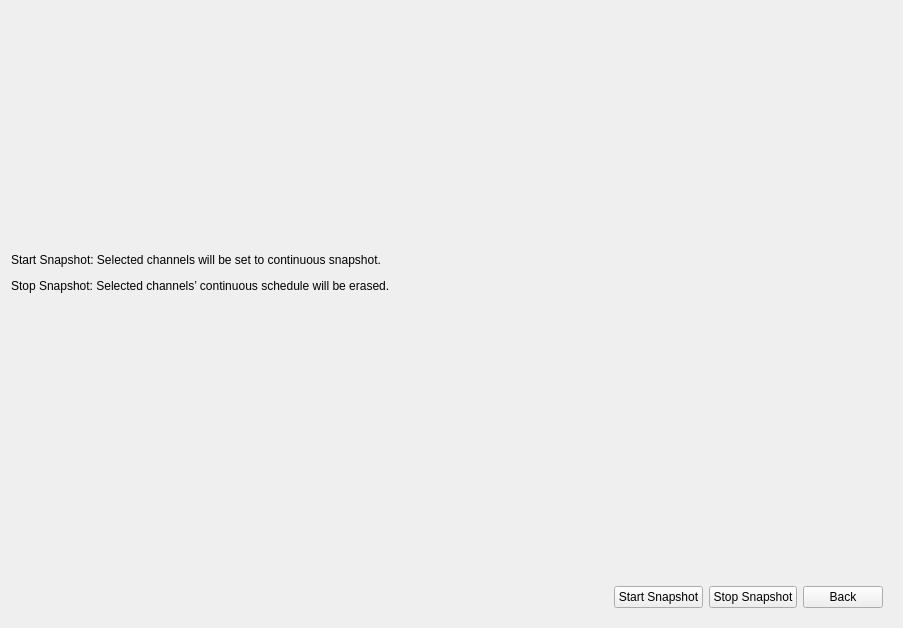
<?xml version="1.0" encoding="UTF-8"?>
<ui version="4.0">
 <class>SnapshotSchedule</class>
 <widget class="QWidget" name="SnapshotSchedule">
  <property name="geometry">
   <rect>
    <x>0</x>
    <y>0</y>
    <width>903</width>
    <height>628</height>
   </rect>
  </property>
  <property name="windowTitle">
   <string>Form</string>
  </property>
  <layout class="QVBoxLayout" name="verticalLayout_5">
   <item>
    <widget class="TabBar" name="widget_tab" native="true">
     <property name="minimumSize">
      <size>
       <width>0</width>
       <height>30</height>
      </size>
     </property>
    </widget>
   </item>
   <item>
    <widget class="QStackedWidget" name="stackedWidget">
     <property name="currentIndex">
      <number>1</number>
     </property>
     <widget class="QWidget" name="page_schedule">
      <layout class="QVBoxLayout" name="verticalLayout_3">
       <property name="leftMargin">
        <number>0</number>
       </property>
       <property name="topMargin">
        <number>0</number>
       </property>
       <item>
        <widget class="QWidget" name="widget" native="true">
         <property name="minimumSize">
          <size>
           <width>0</width>
           <height>200</height>
          </size>
         </property>
         <layout class="QGridLayout" name="gridLayout_4">
          <property name="leftMargin">
           <number>9</number>
          </property>
          <property name="topMargin">
           <number>9</number>
          </property>
          <property name="horizontalSpacing">
           <number>20</number>
          </property>
          <item row="0" column="0">
           <widget class="CommonVideo" name="widget_video" native="true">
            <property name="sizePolicy">
             <sizepolicy hsizetype="Preferred" vsizetype="Preferred">
              <horstretch>1</horstretch>
              <verstretch>0</verstretch>
             </sizepolicy>
            </property>
            <property name="maximumSize">
             <size>
              <width>16777215</width>
              <height>16777215</height>
             </size>
            </property>
           </widget>
          </item>
          <item row="0" column="1">
           <widget class="ButtonGroup" name="widget_button" native="true">
            <property name="sizePolicy">
             <sizepolicy hsizetype="Preferred" vsizetype="Preferred">
              <horstretch>2</horstretch>
              <verstretch>0</verstretch>
             </sizepolicy>
            </property>
            <property name="minimumSize">
             <size>
              <width>0</width>
              <height>0</height>
             </size>
            </property>
           </widget>
          </item>
         </layout>
        </widget>
       </item>
       <item>
        <spacer name="verticalSpacer_5">
         <property name="orientation">
          <enum>Qt::Vertical</enum>
         </property>
         <property name="sizeHint" stdset="0">
          <size>
           <width>20</width>
           <height>40</height>
          </size>
         </property>
        </spacer>
       </item>
       <item>
        <widget class="QWidget" name="widget_2" native="true">
         <property name="sizePolicy">
          <sizepolicy hsizetype="Preferred" vsizetype="Expanding">
           <horstretch>0</horstretch>
           <verstretch>0</verstretch>
          </sizepolicy>
         </property>
         <layout class="QHBoxLayout" name="horizontalLayout_4">
          <item>
           <spacer name="horizontalSpacer_2">
            <property name="orientation">
             <enum>Qt::Horizontal</enum>
            </property>
            <property name="sizeHint" stdset="0">
             <size>
              <width>40</width>
              <height>20</height>
             </size>
            </property>
           </spacer>
          </item>
          <item>
           <widget class="MsScheduleWidget" name="widget_schedule" native="true">
            <property name="minimumSize">
             <size>
              <width>300</width>
              <height>0</height>
             </size>
            </property>
           </widget>
          </item>
          <item>
           <widget class="QWidget" name="widget_type" native="true">
            <property name="minimumSize">
             <size>
              <width>0</width>
              <height>0</height>
             </size>
            </property>
            <property name="styleSheet">
             <string notr="true">QLabel
{
    background-color: transparent;
    color: #FFFFFF;
    padding: 0px;
    min-height: 0px;
}</string>
            </property>
            <layout class="QVBoxLayout" name="verticalLayout">
             <item>
              <spacer name="verticalSpacer_2">
               <property name="orientation">
                <enum>Qt::Vertical</enum>
               </property>
               <property name="sizeHint" stdset="0">
                <size>
                 <width>20</width>
                 <height>0</height>
                </size>
               </property>
              </spacer>
             </item>
             <item>
              <widget class="QWidget" name="widget_10" native="true">
               <layout class="QHBoxLayout" name="horizontalLayout_6">
                <property name="leftMargin">
                 <number>0</number>
                </property>
                <property name="topMargin">
                 <number>0</number>
                </property>
                <property name="rightMargin">
                 <number>0</number>
                </property>
                <property name="bottomMargin">
                 <number>0</number>
                </property>
                <item>
                 <widget class="QLabel" name="label_erase">
                  <property name="minimumSize">
                   <size>
                    <width>20</width>
                    <height>0</height>
                   </size>
                  </property>
                  <property name="maximumSize">
                   <size>
                    <width>20</width>
                    <height>20</height>
                   </size>
                  </property>
                  <property name="styleSheet">
                   <string notr="true">background-color: #DEDEDE;</string>
                  </property>
                  <property name="text">
                   <string/>
                  </property>
                 </widget>
                </item>
                <item>
                 <widget class="MyPushButton" name="pushButton_erase">
                  <property name="text">
                   <string>Erase</string>
                  </property>
                  <property name="checkable">
                   <bool>true</bool>
                  </property>
                 </widget>
                </item>
               </layout>
              </widget>
             </item>
             <item>
              <widget class="QWidget" name="widget_12" native="true">
               <layout class="QHBoxLayout" name="horizontalLayout_7">
                <property name="leftMargin">
                 <number>0</number>
                </property>
                <property name="topMargin">
                 <number>0</number>
                </property>
                <property name="rightMargin">
                 <number>0</number>
                </property>
                <property name="bottomMargin">
                 <number>0</number>
                </property>
                <item>
                 <widget class="QLabel" name="label_continuous">
                  <property name="minimumSize">
                   <size>
                    <width>20</width>
                    <height>0</height>
                   </size>
                  </property>
                  <property name="maximumSize">
                   <size>
                    <width>20</width>
                    <height>20</height>
                   </size>
                  </property>
                  <property name="styleSheet">
                   <string notr="true">background-color: #B8D7F4;</string>
                  </property>
                  <property name="text">
                   <string/>
                  </property>
                 </widget>
                </item>
                <item>
                 <widget class="MyPushButton" name="pushButton_continuous">
                  <property name="text">
                   <string>Continuous</string>
                  </property>
                  <property name="checkable">
                   <bool>true</bool>
                  </property>
                 </widget>
                </item>
               </layout>
              </widget>
             </item>
             <item>
              <widget class="QWidget" name="widget_11" native="true">
               <layout class="QHBoxLayout" name="horizontalLayout_10">
                <property name="leftMargin">
                 <number>0</number>
                </property>
                <property name="topMargin">
                 <number>0</number>
                </property>
                <property name="rightMargin">
                 <number>0</number>
                </property>
                <property name="bottomMargin">
                 <number>0</number>
                </property>
                <item>
                 <widget class="QLabel" name="label_event">
                  <property name="minimumSize">
                   <size>
                    <width>20</width>
                    <height>0</height>
                   </size>
                  </property>
                  <property name="maximumSize">
                   <size>
                    <width>20</width>
                    <height>20</height>
                   </size>
                  </property>
                  <property name="styleSheet">
                   <string notr="true">background-color: #D01FAD;</string>
                  </property>
                  <property name="text">
                   <string/>
                  </property>
                 </widget>
                </item>
                <item>
                 <widget class="MyPushButton" name="pushButton_event">
                  <property name="text">
                   <string>Event</string>
                  </property>
                  <property name="checkable">
                   <bool>true</bool>
                  </property>
                 </widget>
                </item>
               </layout>
              </widget>
             </item>
             <item>
              <widget class="QGroupBox" name="groupBox_event">
               <property name="minimumSize">
                <size>
                 <width>0</width>
                 <height>40</height>
                </size>
               </property>
               <property name="title">
                <string>Event</string>
               </property>
               <layout class="QGridLayout" name="gridLayout_5">
                <item row="4" column="0">
                 <widget class="QWidget" name="widget_smart" native="true">
                  <layout class="QHBoxLayout" name="horizontalLayout_2">
                   <property name="leftMargin">
                    <number>0</number>
                   </property>
                   <property name="topMargin">
                    <number>0</number>
                   </property>
                   <property name="rightMargin">
                    <number>0</number>
                   </property>
                   <property name="bottomMargin">
                    <number>0</number>
                   </property>
                   <item>
                    <widget class="QLabel" name="label_9">
                     <property name="minimumSize">
                      <size>
                       <width>20</width>
                       <height>0</height>
                      </size>
                     </property>
                     <property name="maximumSize">
                      <size>
                       <width>20</width>
                       <height>20</height>
                      </size>
                     </property>
                     <property name="styleSheet">
                      <string notr="true">background-color: #FFE793;</string>
                     </property>
                     <property name="text">
                      <string/>
                     </property>
                    </widget>
                   </item>
                   <item>
                    <widget class="MyPushButton" name="pushButton_smartAnalysis">
                     <property name="text">
                      <string>Smart Analysis</string>
                     </property>
                     <property name="checkable">
                      <bool>true</bool>
                     </property>
                    </widget>
                   </item>
                  </layout>
                 </widget>
                </item>
                <item row="3" column="0">
                 <widget class="QWidget" name="widget_14" native="true">
                  <layout class="QHBoxLayout" name="horizontalLayout_17">
                   <property name="leftMargin">
                    <number>0</number>
                   </property>
                   <property name="topMargin">
                    <number>0</number>
                   </property>
                   <property name="rightMargin">
                    <number>0</number>
                   </property>
                   <property name="bottomMargin">
                    <number>0</number>
                   </property>
                   <item>
                    <widget class="QLabel" name="label_smart">
                     <property name="minimumSize">
                      <size>
                       <width>20</width>
                       <height>0</height>
                      </size>
                     </property>
                     <property name="maximumSize">
                      <size>
                       <width>20</width>
                       <height>20</height>
                      </size>
                     </property>
                     <property name="styleSheet">
                      <string notr="true">background-color: #FCAEC8;
</string>
                     </property>
                     <property name="text">
                      <string/>
                     </property>
                    </widget>
                   </item>
                   <item>
                    <widget class="QPushButton" name="pushButton_smartEvent">
                     <property name="text">
                      <string>VCA</string>
                     </property>
                     <property name="checkable">
                      <bool>true</bool>
                     </property>
                    </widget>
                   </item>
                  </layout>
                 </widget>
                </item>
                <item row="2" column="0">
                 <widget class="QWidget" name="widget_15" native="true">
                  <layout class="QHBoxLayout" name="horizontalLayout_16">
                   <property name="leftMargin">
                    <number>0</number>
                   </property>
                   <property name="topMargin">
                    <number>0</number>
                   </property>
                   <property name="rightMargin">
                    <number>0</number>
                   </property>
                   <property name="bottomMargin">
                    <number>0</number>
                   </property>
                   <item>
                    <widget class="QLabel" name="label_alarm">
                     <property name="minimumSize">
                      <size>
                       <width>20</width>
                       <height>0</height>
                      </size>
                     </property>
                     <property name="maximumSize">
                      <size>
                       <width>20</width>
                       <height>20</height>
                      </size>
                     </property>
                     <property name="styleSheet">
                      <string notr="true">background-color: #FF3600;</string>
                     </property>
                     <property name="text">
                      <string/>
                     </property>
                    </widget>
                   </item>
                   <item>
                    <widget class="QPushButton" name="pushButton_alarm">
                     <property name="text">
                      <string>Alarm</string>
                     </property>
                     <property name="checkable">
                      <bool>true</bool>
                     </property>
                    </widget>
                   </item>
                  </layout>
                 </widget>
                </item>
                <item row="0" column="0">
                 <widget class="QWidget" name="widget_13" native="true">
                  <layout class="QHBoxLayout" name="horizontalLayout_15">
                   <property name="leftMargin">
                    <number>0</number>
                   </property>
                   <property name="topMargin">
                    <number>0</number>
                   </property>
                   <property name="rightMargin">
                    <number>0</number>
                   </property>
                   <property name="bottomMargin">
                    <number>0</number>
                   </property>
                   <item>
                    <widget class="QLabel" name="label_motion">
                     <property name="minimumSize">
                      <size>
                       <width>20</width>
                       <height>0</height>
                      </size>
                     </property>
                     <property name="maximumSize">
                      <size>
                       <width>20</width>
                       <height>20</height>
                      </size>
                     </property>
                     <property name="styleSheet">
                      <string notr="true">background-color: #1BC15B;</string>
                     </property>
                     <property name="text">
                      <string/>
                     </property>
                    </widget>
                   </item>
                   <item>
                    <widget class="QPushButton" name="pushButton_motion">
                     <property name="text">
                      <string>Motion</string>
                     </property>
                     <property name="checkable">
                      <bool>true</bool>
                     </property>
                    </widget>
                   </item>
                  </layout>
                 </widget>
                </item>
                <item row="1" column="0">
                 <widget class="QWidget" name="widget_8" native="true">
                  <layout class="QHBoxLayout" name="horizontalLayout_5">
                   <property name="leftMargin">
                    <number>0</number>
                   </property>
                   <property name="topMargin">
                    <number>0</number>
                   </property>
                   <property name="rightMargin">
                    <number>0</number>
                   </property>
                   <property name="bottomMargin">
                    <number>0</number>
                   </property>
                   <item>
                    <widget class="QLabel" name="labelAudioAlarm">
                     <property name="minimumSize">
                      <size>
                       <width>20</width>
                       <height>0</height>
                      </size>
                     </property>
                     <property name="maximumSize">
                      <size>
                       <width>20</width>
                       <height>20</height>
                      </size>
                     </property>
                     <property name="styleSheet">
                      <string notr="true">background-color: #A484FF;</string>
                     </property>
                     <property name="text">
                      <string/>
                     </property>
                    </widget>
                   </item>
                   <item>
                    <widget class="QPushButton" name="pushButtonAudioAlarm">
                     <property name="text">
                      <string>Audio Alarm</string>
                     </property>
                     <property name="checkable">
                      <bool>true</bool>
                     </property>
                    </widget>
                   </item>
                  </layout>
                 </widget>
                </item>
               </layout>
              </widget>
             </item>
             <item>
              <spacer name="verticalSpacer">
               <property name="orientation">
                <enum>Qt::Vertical</enum>
               </property>
               <property name="sizeHint" stdset="0">
                <size>
                 <width>20</width>
                 <height>0</height>
                </size>
               </property>
              </spacer>
             </item>
            </layout>
           </widget>
          </item>
          <item>
           <spacer name="horizontalSpacer_3">
            <property name="orientation">
             <enum>Qt::Horizontal</enum>
            </property>
            <property name="sizeHint" stdset="0">
             <size>
              <width>40</width>
              <height>20</height>
             </size>
            </property>
           </spacer>
          </item>
         </layout>
        </widget>
       </item>
       <item>
        <layout class="QHBoxLayout" name="horizontalLayout_3">
         <item>
          <spacer name="horizontalSpacer">
           <property name="orientation">
            <enum>Qt::Horizontal</enum>
           </property>
           <property name="sizeHint" stdset="0">
            <size>
             <width>40</width>
             <height>20</height>
            </size>
           </property>
          </spacer>
         </item>
         <item>
          <widget class="MyPushButton" name="pushButton_copy">
           <property name="text">
            <string>Copy</string>
           </property>
          </widget>
         </item>
         <item>
          <widget class="MyPushButton" name="pushButton_apply">
           <property name="text">
            <string>Apply</string>
           </property>
          </widget>
         </item>
         <item>
          <widget class="MyPushButton" name="pushButton_back">
           <property name="text">
            <string>Back</string>
           </property>
          </widget>
         </item>
        </layout>
       </item>
      </layout>
     </widget>
     <widget class="QWidget" name="page_batch">
      <layout class="QVBoxLayout" name="verticalLayout_2">
       <property name="leftMargin">
        <number>0</number>
       </property>
       <property name="topMargin">
        <number>0</number>
       </property>
       <item>
        <widget class="QWidget" name="widget_6" native="true">
         <property name="minimumSize">
          <size>
           <width>0</width>
           <height>200</height>
          </size>
         </property>
         <layout class="QGridLayout" name="gridLayout_2">
          <property name="horizontalSpacing">
           <number>20</number>
          </property>
          <item row="0" column="1">
           <widget class="CheckBoxGroup" name="widget_checkGroup" native="true">
            <property name="sizePolicy">
             <sizepolicy hsizetype="Preferred" vsizetype="Preferred">
              <horstretch>2</horstretch>
              <verstretch>0</verstretch>
             </sizepolicy>
            </property>
           </widget>
          </item>
          <item row="0" column="0">
           <widget class="CommonVideo" name="widget_video3" native="true">
            <property name="sizePolicy">
             <sizepolicy hsizetype="Preferred" vsizetype="Preferred">
              <horstretch>1</horstretch>
              <verstretch>0</verstretch>
             </sizepolicy>
            </property>
           </widget>
          </item>
         </layout>
        </widget>
       </item>
       <item>
        <widget class="BlueLabel" name="label_note">
         <property name="text">
          <string>&lt;html&gt;&lt;head/&gt;&lt;body&gt;&lt;p&gt;Start Snapshot: Selected channels will be set to continuous snapshot.&lt;/p&gt;&lt;p&gt;Stop Snapshot: Selected channels’ continuous schedule will be erased.&lt;/p&gt;&lt;/body&gt;&lt;/html&gt;</string>
         </property>
         <property name="wordWrap">
          <bool>true</bool>
         </property>
         <property name="style" stdset="0">
          <string>blue_text</string>
         </property>
        </widget>
       </item>
       <item>
        <spacer name="verticalSpacer_4">
         <property name="orientation">
          <enum>Qt::Vertical</enum>
         </property>
         <property name="sizeHint" stdset="0">
          <size>
           <width>20</width>
           <height>40</height>
          </size>
         </property>
        </spacer>
       </item>
       <item>
        <layout class="QHBoxLayout" name="horizontalLayout">
         <item>
          <spacer name="horizontalSpacer_6">
           <property name="orientation">
            <enum>Qt::Horizontal</enum>
           </property>
           <property name="sizeHint" stdset="0">
            <size>
             <width>40</width>
             <height>20</height>
            </size>
           </property>
          </spacer>
         </item>
         <item>
          <widget class="QPushButton" name="pushButton_startSnapshot">
           <property name="text">
            <string>Start Snapshot</string>
           </property>
          </widget>
         </item>
         <item>
          <widget class="QPushButton" name="pushButton_stopSnapshot">
           <property name="text">
            <string>Stop Snapshot</string>
           </property>
          </widget>
         </item>
         <item>
          <widget class="QPushButton" name="pushButton_back_3">
           <property name="text">
            <string>Back</string>
           </property>
          </widget>
         </item>
        </layout>
       </item>
      </layout>
     </widget>
     <widget class="QWidget" name="page_settings">
      <layout class="QVBoxLayout" name="verticalLayout_4">
       <property name="leftMargin">
        <number>0</number>
       </property>
       <property name="topMargin">
        <number>0</number>
       </property>
       <item>
        <widget class="QWidget" name="widget_3" native="true">
         <property name="minimumSize">
          <size>
           <width>0</width>
           <height>200</height>
          </size>
         </property>
         <layout class="QGridLayout" name="gridLayout_3">
          <property name="leftMargin">
           <number>9</number>
          </property>
          <property name="topMargin">
           <number>9</number>
          </property>
          <property name="horizontalSpacing">
           <number>20</number>
          </property>
          <item row="0" column="1">
           <widget class="ButtonGroup" name="widget_button2" native="true">
            <property name="sizePolicy">
             <sizepolicy hsizetype="Preferred" vsizetype="Preferred">
              <horstretch>2</horstretch>
              <verstretch>0</verstretch>
             </sizepolicy>
            </property>
           </widget>
          </item>
          <item row="0" column="0">
           <widget class="CommonVideo" name="widget_video2" native="true">
            <property name="sizePolicy">
             <sizepolicy hsizetype="Preferred" vsizetype="Preferred">
              <horstretch>1</horstretch>
              <verstretch>0</verstretch>
             </sizepolicy>
            </property>
            <property name="maximumSize">
             <size>
              <width>16777215</width>
              <height>321</height>
             </size>
            </property>
           </widget>
          </item>
         </layout>
        </widget>
       </item>
       <item>
        <widget class="QWidget" name="widget_4" native="true">
         <property name="sizePolicy">
          <sizepolicy hsizetype="Preferred" vsizetype="Expanding">
           <horstretch>0</horstretch>
           <verstretch>0</verstretch>
          </sizepolicy>
         </property>
         <layout class="QHBoxLayout" name="horizontalLayout_12" stretch="1,2">
          <item>
           <spacer name="horizontalSpacer_5">
            <property name="orientation">
             <enum>Qt::Horizontal</enum>
            </property>
            <property name="sizeHint" stdset="0">
             <size>
              <width>220</width>
              <height>20</height>
             </size>
            </property>
           </spacer>
          </item>
          <item>
           <widget class="QWidget" name="widget_5" native="true">
            <layout class="QGridLayout" name="gridLayout">
             <item row="0" column="0">
              <widget class="QLabel" name="label_quality">
               <property name="sizePolicy">
                <sizepolicy hsizetype="Preferred" vsizetype="Preferred">
                 <horstretch>1</horstretch>
                 <verstretch>0</verstretch>
                </sizepolicy>
               </property>
               <property name="text">
                <string>Snapshot Quality</string>
               </property>
              </widget>
             </item>
             <item row="2" column="0">
              <widget class="QLabel" name="label_dueTime">
               <property name="sizePolicy">
                <sizepolicy hsizetype="Preferred" vsizetype="Preferred">
                 <horstretch>1</horstretch>
                 <verstretch>0</verstretch>
                </sizepolicy>
               </property>
               <property name="text">
                <string>Snapshot Due Time</string>
               </property>
              </widget>
             </item>
             <item row="3" column="1">
              <layout class="QHBoxLayout" name="horizontalLayout_8">
               <item>
                <widget class="MyLineEdit" name="lineEdit_expiredTime">
                 <property name="text">
                  <string>1</string>
                 </property>
                </widget>
               </item>
               <item>
                <widget class="QLabel" name="label_expiredTime_2">
                 <property name="minimumSize">
                  <size>
                   <width>150</width>
                   <height>0</height>
                  </size>
                 </property>
                 <property name="text">
                  <string>1~120Days</string>
                 </property>
                 <property name="style" stdset="0">
                  <string>blue_text</string>
                 </property>
                </widget>
               </item>
              </layout>
             </item>
             <item row="3" column="0">
              <widget class="QLabel" name="label_expiredTime">
               <property name="text">
                <string>Expired Time</string>
               </property>
              </widget>
             </item>
             <item row="1" column="0">
              <widget class="QLabel" name="label_interval">
               <property name="sizePolicy">
                <sizepolicy hsizetype="Preferred" vsizetype="Preferred">
                 <horstretch>1</horstretch>
                 <verstretch>0</verstretch>
                </sizepolicy>
               </property>
               <property name="text">
                <string>Snapshot Interval</string>
               </property>
              </widget>
             </item>
             <item row="2" column="1">
              <layout class="QHBoxLayout" name="horizontalLayout_18" stretch="0">
               <item>
                <widget class="ComboBox" name="comboBox_dueTime">
                 <property name="sizePolicy">
                  <sizepolicy hsizetype="Preferred" vsizetype="Fixed">
                   <horstretch>1</horstretch>
                   <verstretch>0</verstretch>
                  </sizepolicy>
                 </property>
                 <item>
                  <property name="text">
                   <string>Unlimit</string>
                  </property>
                 </item>
                 <item>
                  <property name="text">
                   <string>Enable</string>
                  </property>
                 </item>
                </widget>
               </item>
              </layout>
             </item>
             <item row="0" column="1">
              <widget class="ComboBox" name="comboBox_quality">
               <property name="sizePolicy">
                <sizepolicy hsizetype="Preferred" vsizetype="Fixed">
                 <horstretch>2</horstretch>
                 <verstretch>0</verstretch>
                </sizepolicy>
               </property>
               <item>
                <property name="text">
                 <string>High</string>
                </property>
               </item>
               <item>
                <property name="text">
                 <string>Middle</string>
                </property>
               </item>
               <item>
                <property name="text">
                 <string>Low</string>
                </property>
               </item>
              </widget>
             </item>
             <item row="1" column="1">
              <widget class="QWidget" name="widget_7" native="true">
               <property name="sizePolicy">
                <sizepolicy hsizetype="Preferred" vsizetype="Preferred">
                 <horstretch>2</horstretch>
                 <verstretch>0</verstretch>
                </sizepolicy>
               </property>
               <layout class="QHBoxLayout" name="horizontalLayout_14">
                <property name="leftMargin">
                 <number>0</number>
                </property>
                <property name="topMargin">
                 <number>0</number>
                </property>
                <property name="rightMargin">
                 <number>0</number>
                </property>
                <property name="bottomMargin">
                 <number>0</number>
                </property>
                <item>
                 <widget class="MyLineEdit" name="lineEdit_interval">
                  <property name="text">
                   <string>10</string>
                  </property>
                 </widget>
                </item>
                <item>
                 <widget class="ComboBox" name="comboBox_interval">
                  <property name="sizePolicy">
                   <sizepolicy hsizetype="Preferred" vsizetype="Fixed">
                    <horstretch>0</horstretch>
                    <verstretch>0</verstretch>
                   </sizepolicy>
                  </property>
                  <property name="minimumSize">
                   <size>
                    <width>150</width>
                    <height>0</height>
                   </size>
                  </property>
                  <property name="maximumSize">
                   <size>
                    <width>150</width>
                    <height>16777215</height>
                   </size>
                  </property>
                  <item>
                   <property name="text">
                    <string>Seconds</string>
                   </property>
                  </item>
                  <item>
                   <property name="text">
                    <string>Minutes</string>
                   </property>
                  </item>
                  <item>
                   <property name="text">
                    <string>Hours</string>
                   </property>
                  </item>
                 </widget>
                </item>
                <item>
                 <widget class="QLabel" name="label_interval_2">
                  <property name="sizePolicy">
                   <sizepolicy hsizetype="Preferred" vsizetype="Preferred">
                    <horstretch>0</horstretch>
                    <verstretch>0</verstretch>
                   </sizepolicy>
                  </property>
                  <property name="minimumSize">
                   <size>
                    <width>150</width>
                    <height>0</height>
                   </size>
                  </property>
                  <property name="maximumSize">
                   <size>
                    <width>150</width>
                    <height>16777215</height>
                   </size>
                  </property>
                  <property name="text">
                   <string>3-86400 Seconds</string>
                  </property>
                  <property name="style" stdset="0">
                   <string>blue_text</string>
                  </property>
                 </widget>
                </item>
               </layout>
              </widget>
             </item>
             <item row="4" column="0" colspan="2">
              <spacer name="verticalSpacer_3">
               <property name="orientation">
                <enum>Qt::Vertical</enum>
               </property>
               <property name="sizeHint" stdset="0">
                <size>
                 <width>148</width>
                 <height>38</height>
                </size>
               </property>
              </spacer>
             </item>
            </layout>
           </widget>
          </item>
         </layout>
        </widget>
       </item>
       <item>
        <layout class="QHBoxLayout" name="horizontalLayout_11">
         <item>
          <spacer name="horizontalSpacer_4">
           <property name="orientation">
            <enum>Qt::Horizontal</enum>
           </property>
           <property name="sizeHint" stdset="0">
            <size>
             <width>40</width>
             <height>20</height>
            </size>
           </property>
          </spacer>
         </item>
         <item>
          <widget class="MyPushButton" name="pushButton_copy_2">
           <property name="text">
            <string>Copy</string>
           </property>
          </widget>
         </item>
         <item>
          <widget class="MyPushButton" name="pushButton_apply_2">
           <property name="text">
            <string>Apply</string>
           </property>
          </widget>
         </item>
         <item>
          <widget class="MyPushButton" name="pushButton_back_2">
           <property name="text">
            <string>Back</string>
           </property>
          </widget>
         </item>
        </layout>
       </item>
      </layout>
     </widget>
    </widget>
   </item>
  </layout>
 </widget>
 <customwidgets>
  <customwidget>
   <class>MyPushButton</class>
   <extends>QPushButton</extends>
   <header>mypushbutton.h</header>
  </customwidget>
  <customwidget>
   <class>CommonVideo</class>
   <extends>QWidget</extends>
   <header>commonvideo.h</header>
   <container>1</container>
  </customwidget>
  <customwidget>
   <class>ButtonGroup</class>
   <extends>QWidget</extends>
   <header>buttongroup.h</header>
   <container>1</container>
  </customwidget>
  <customwidget>
   <class>ComboBox</class>
   <extends>QComboBox</extends>
   <header>combobox.h</header>
  </customwidget>
  <customwidget>
   <class>MyLineEdit</class>
   <extends>QLineEdit</extends>
   <header>mylineedit.h</header>
  </customwidget>
  <customwidget>
   <class>TabBar</class>
   <extends>QWidget</extends>
   <header>tabbar.h</header>
   <container>1</container>
  </customwidget>
  <customwidget>
   <class>CheckBoxGroup</class>
   <extends>QWidget</extends>
   <header>checkboxgroup.h</header>
   <container>1</container>
  </customwidget>
  <customwidget>
   <class>MsScheduleWidget</class>
   <extends>QWidget</extends>
   <header>msschedulewidget.h</header>
   <container>1</container>
  </customwidget>
  <customwidget>
   <class>BlueLabel</class>
   <extends>QLabel</extends>
   <header>bluelabel.h</header>
  </customwidget>
 </customwidgets>
 <resources/>
 <connections/>
</ui>
